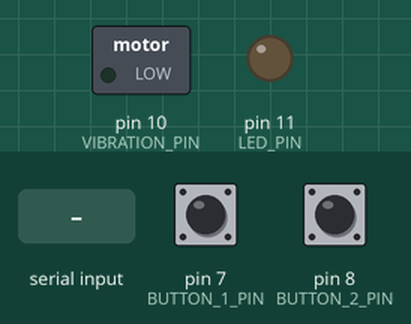
Bench run of a sketch on a simulated Arduino Uno, built with avr-gcc and run on an emulated ATmega328P. On the bench: switched loads named in the sketch (green lamp = pin HIGH), output pins drawn as LEDs (lit = HIGH). Inputs (shaded band) come from the test bench; at power-on: pin 7 (BUTTON_1_PIN) HIGH, pin 8 (BUTTON_2_PIN) HIGH.

Above: at 1.2 s.
1.3 s: "VIBRATE_ON\n" received over Serial
At 2.2 s:
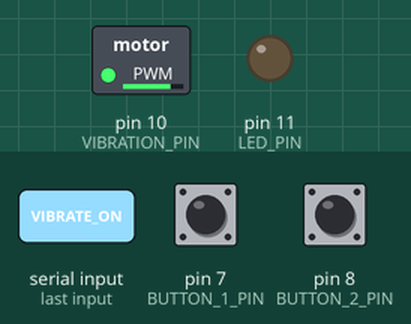
2.8 s: "MEASURE_ON\n" received over Serial
At 3.3 s:
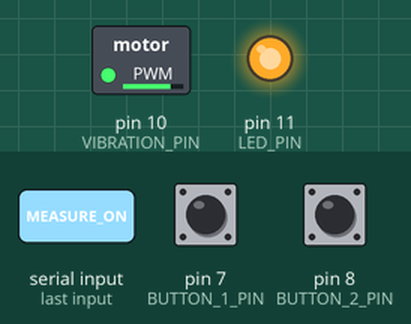
4.3 s: "VIBRATE_OFF\n" received over Serial
At 5.7 s:
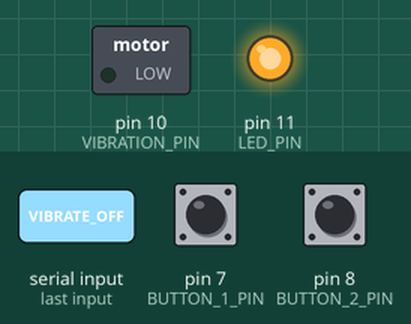
Timing chart, 0 to 7.3 s (numbered marks = the images above; inputs shaded):
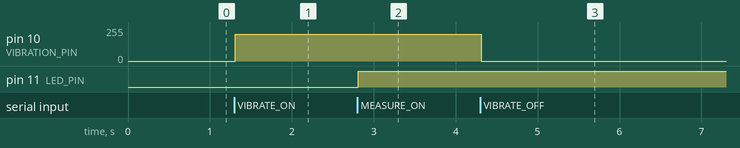

Measured:
- after the input at 1.3 s, pin 10 (VIBRATION_PIN): 0/255 → 200/255 at once
- after the input at 2.8 s, pin 11 (LED_PIN): LOW → HIGH at once
- after the input at 4.3 s, pin 10 (VIBRATION_PIN): 200/255 → 0/255 at once

The sketch:

rose_garden_arduino.ino
```cpp
// 체감시간의 정원 — Arduino UNO R3 입출력 브릿지 (참고용 스케치)
//
// 이미 버튼 1/버튼 2가 BUTTON_1_TIME_MEASURE / BUTTON_2_PLAY_RESULT를
// 디바운스 + 1-엣지-1-라인으로 보내고 있다면 그 부분은 그대로 두고,
// 아래 중 "웹 -> 보드" 명령 수신부(handleSerialLine)와 D10/D11 핀 처리만
// 기존 코드에 추가하면 됩니다. 핀 배치·보율은 이미 확정된 사양을 따름.
//
// [보드 -> 웹] 누를 때마다 '\n'으로 끝나는 한 줄만 전송 (눌려 있는 동안
// 반복 전송하지 않음 — 반복되면 웹 쪽 토글이 계속 뒤집힘):
//   BUTTON_1_TIME_MEASURE   D7 버튼 — 체감시간 측정 시작/종료 토글 요청
//   BUTTON_2_PLAY_RESULT    D8 버튼 — 전체 음악 재생 토글 요청
//
// [웹 -> 보드]:
//   VIBRATE_ON / VIBRATE_OFF   D10 PWM 진동 모터 — 세기 조절 없음, 항상
//                              같은 고정 듀티 하나만 사용(VIBRATION_DUTY)
//   MEASURE_ON / MEASURE_OFF   D11 LED — 웹의 실제 측정 상태를 그대로 반영
//
// 통신: 9600 baud. 버튼은 INPUT_PULLUP이라 안 눌림=HIGH, 눌림=LOW.

const int BUTTON_1_PIN = 7;
const int BUTTON_2_PIN = 8;
const int LED_PIN = 11;
const int VIBRATION_PIN = 10;

const unsigned long DEBOUNCE_MS = 30;
// 0-255 PWM 듀티. 세기 조절 기능은 없음 — 웹은 오직 이 값 하나(ON)와
// 0(OFF)만 사용하며, 모터가 쓸 수 있는 세기 조절 명령 자체가 존재하지
// 않는다는 점을 웹 쪽에도 그대로 전달해 두었음.
const int VIBRATION_DUTY = 200;

struct DebouncedButton {
  int pin;
  int lastStable;    // INPUT_PULLUP 기본 상태
  int lastReading;
  unsigned long lastChangeMs;
  DebouncedButton(int p) : pin(p), lastStable(HIGH), lastReading(HIGH), lastChangeMs(0) {}
};

DebouncedButton button1(BUTTON_1_PIN);
DebouncedButton button2(BUTTON_2_PIN);

String serialBuffer;

void setup() {
  Serial.begin(9600);
  pinMode(BUTTON_1_PIN, INPUT_PULLUP);
  pinMode(BUTTON_2_PIN, INPUT_PULLUP);
  pinMode(LED_PIN, OUTPUT);
  pinMode(VIBRATION_PIN, OUTPUT);
  digitalWrite(LED_PIN, LOW);
  analogWrite(VIBRATION_PIN, 0);
}

// 디바운스 + 하강 엣지(HIGH->LOW, 즉 "지금 막 눌림") 검출만 true를 반환.
// 눌려 있는 동안 계속 호출돼도 한 번만 true가 나온다.
bool checkPressed(DebouncedButton &btn) {
  int reading = digitalRead(btn.pin);
  if (reading != btn.lastReading) {
    btn.lastChangeMs = millis();
    btn.lastReading = reading;
  }
  bool pressedEdge = false;
  if ((millis() - btn.lastChangeMs) > DEBOUNCE_MS && reading != btn.lastStable) {
    btn.lastStable = reading;
    if (btn.lastStable == LOW) pressedEdge = true;
  }
  return pressedEdge;
}

void handleSerialLine(const String &line) {
  if (line == "VIBRATE_ON") {
    analogWrite(VIBRATION_PIN, VIBRATION_DUTY);
  } else if (line == "VIBRATE_OFF") {
    analogWrite(VIBRATION_PIN, 0);
  } else if (line == "MEASURE_ON") {
    digitalWrite(LED_PIN, HIGH);
  } else if (line == "MEASURE_OFF") {
    digitalWrite(LED_PIN, LOW);
  }
  // 그 외 줄(디버그 출력 등)은 조용히 무시 — 웹 쪽도 동일하게 무시함.
}

void loop() {
  if (checkPressed(button1)) {
    Serial.println("BUTTON_1_TIME_MEASURE");
  }
  if (checkPressed(button2)) {
    Serial.println("BUTTON_2_PLAY_RESULT");
  }

  while (Serial.available() > 0) {
    char c = Serial.read();
    if (c == '\n') {
      serialBuffer.trim();
      if (serialBuffer.length() > 0) handleSerialLine(serialBuffer);
      serialBuffer = "";
    } else if (c != '\r') {
      serialBuffer += c;
    }
  }
}
```
